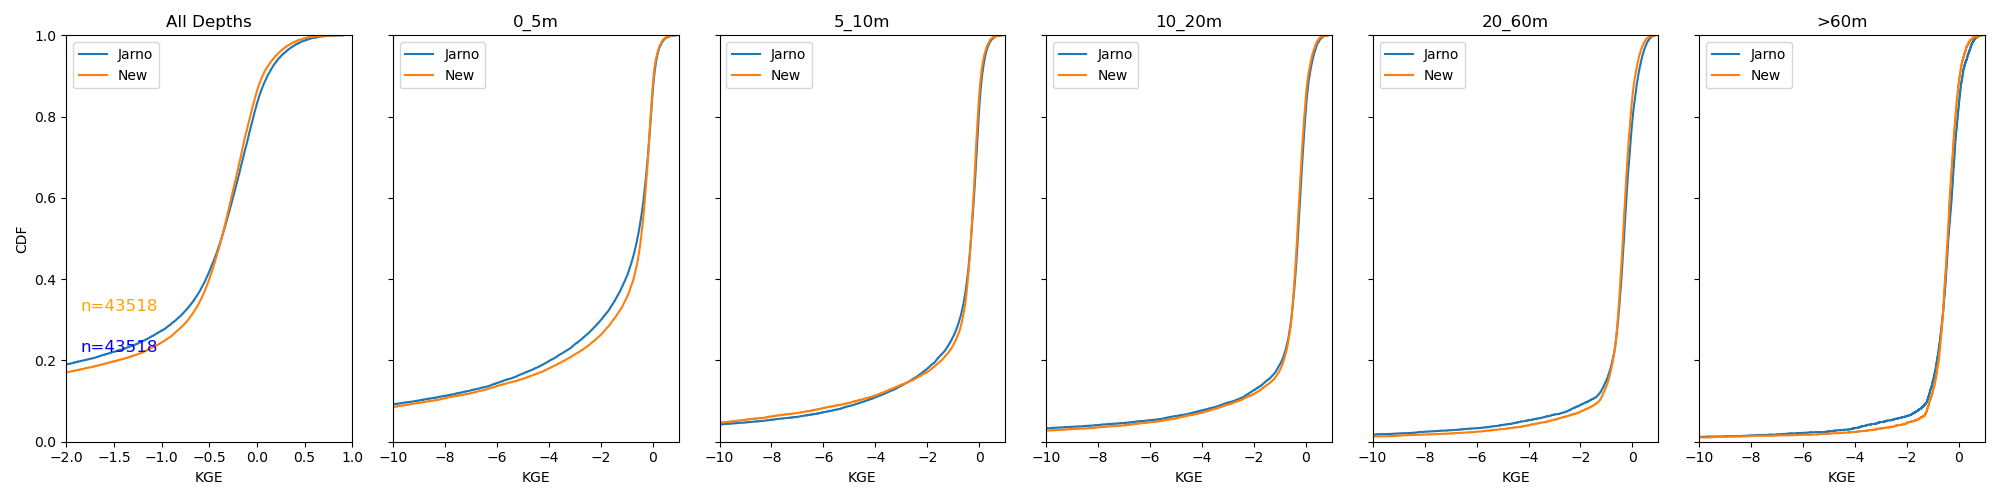

This figure's Python source:
import geopandas as gpd
import pandas as pd
import xarray as xr
from pathlib import Path
import numpy as np
import seaborn as sns
import matplotlib.pyplot as plt

dataDir = Path(f'/scratch-shared/_bvjaarsveld1/temp/validation/output')
jarno_kge = pd.read_parquet(dataDir / 'jarno/kge_wtd.parquet')
barry_kge = pd.read_parquet(dataDir / 'barry/kge_wtd.parquet')
common_ids = set(jarno_kge['id_gerbil']).intersection(set(barry_kge['id_gerbil']))
jarno_kge = jarno_kge[jarno_kge['id_gerbil'].isin(common_ids)]
barry_kge = barry_kge[barry_kge['id_gerbil'].isin(common_ids)]


depth_categories = ['0_5', '5_10', '10_20', '20_60', '>60']
fig, axes = plt.subplots(1, 6, figsize=(20, 5), sharey=True)
# First row: Absolute bias
for ax, depthCat in zip(axes[1:], depth_categories):
    sns.ecdfplot(data=jarno_kge[jarno_kge['depthCat'] == depthCat], x='KGE', ax=ax, label='Jarno')
    sns.ecdfplot(data=barry_kge[barry_kge['depthCat'] == depthCat], x='KGE', ax=ax, label='New')
    ax.set_title(f'{depthCat}m')
    ax.set_xlabel('KGE')
    ax.set_ylabel('CDF')    
    ax.set_xlim([-10, 1])
    ax.legend(loc='upper left')

sns.ecdfplot(data=jarno_kge, x='KGE', ax=axes[0], label='Jarno')
sns.ecdfplot(data=barry_kge, x='KGE', ax=axes[0], label='New')
num_points_jarno = len(jarno_kge['id_gerbil'].unique())
num_points_barry = len(barry_kge['id_gerbil'].unique())
axes[0].annotate(f'n={num_points_jarno}', xy=(0.05, 0.25), xycoords='axes fraction', fontsize=12, verticalalignment='top', color='blue')
axes[0].annotate(f'n={num_points_barry}', xy=(0.05, 0.35), xycoords='axes fraction', fontsize=12, verticalalignment='top', color='orange')
axes[0].set_title('All Depths')
axes[0].set_xlabel('KGE')
axes[0].set_ylabel('CDF')
axes[0].set_xlim([-2, 1])
axes[0].legend(loc='upper left')
plt.tight_layout()
plt.savefig('/home/bvjaarsveld1/projects/workflow/GLOBGM/analysis/validation_gswp3-w5e5/plots/kge_cdf_plot.png')